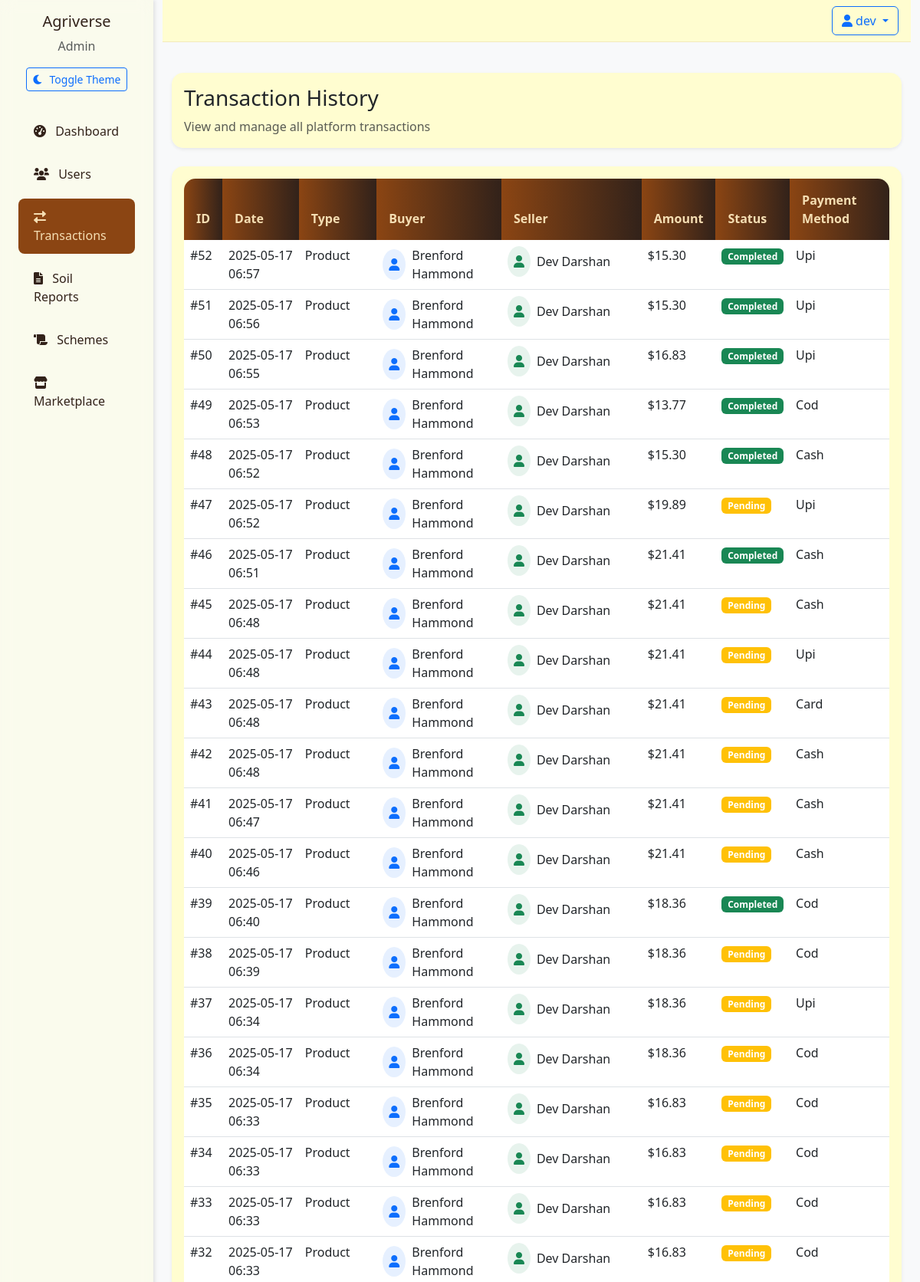
Page /admin/transactions (signed in, upper part) on the committed database.
### app/models/__init__.py (models this page shows)
class User(UserMixin, db.Model):
    id = db.Column(db.Integer, primary_key=True)
    email = db.Column(db.String(120), unique=True, nullable=False)
    password_hash = db.Column(db.String(128), nullable=False)
    name = db.Column(db.String(100), nullable=False)
    role = db.Column(db.String(20), nullable=False)  # 'farmer', 'investor', 'admin'
    created_at = db.Column(db.DateTime, default=datetime.utcnow)
    is_active = db.Column(db.Boolean, default=True)
    is_verified = db.Column(db.Boolean, default=False)
    wallet_balance = db.Column(db.Float, default=0.0)  # User's wallet balance
    farm_name = db.Column(db.String(100))
    farm_location = db.Column(db.String(200))
    farm_size = db.Column(db.Float)  # in acres
    company_name = db.Column(db.String(100))
    investment_capacity = db.Column(db.Float)
    products = db.relationship('Product', backref='seller', lazy=True)
    investments_made = db.relationship('Investment',
                                     backref='investor',
                                     lazy=True,
                                     foreign_keys='Investment.investor_id')
    investments_received = db.relationship('Investment',
                                         backref='farmer',
                                         lazy=True,
                                         foreign_keys='Investment.farmer_id')
    soil_reports = db.relationship('SoilReport', backref='farmer', lazy=True)

class Transaction(db.Model):
    id = db.Column(db.Integer, primary_key=True)
    buyer_id = db.Column(db.Integer, db.ForeignKey('user.id'), nullable=False)
    seller_id = db.Column(db.Integer, db.ForeignKey('user.id'), nullable=False)
    product_id = db.Column(db.Integer, db.ForeignKey('product.id'))
    investment_id = db.Column(db.Integer, db.ForeignKey('investment.id'))
    amount = db.Column(db.Float, nullable=False)
    quantity = db.Column(db.Float, nullable=True)  # Added quantity field
    transaction_type = db.Column(db.String(20), nullable=False)  # product, investment
    status = db.Column(db.String(20), default='pending')  # pending, completed, failed
    payment_method = db.Column(db.String(20))
    payment_id = db.Column(db.String(100))  # Stripe/Razorpay payment ID
    created_at = db.Column(db.DateTime, default=datetime.utcnow)
    buyer = db.relationship('User', foreign_keys=[buyer_id], backref='purchases')
    seller = db.relationship('User', foreign_keys=[seller_id], backref='sales')
    product = db.relationship('Product', backref='transactions')
    investment = db.relationship('Investment', backref='transactions')

### app/routes/admin.py (the view)
@admin_bp.route('/admin/transactions')
@login_required
@admin_required
def transactions():
    try:
        transactions = Transaction.query.filter(
            Transaction.status.in_(['pending', 'completed', 'failed']),
            Transaction.amount != None,
            Transaction.created_at != None
        ).order_by(Transaction.created_at.desc()).all()
        return render_template('admin/transactions.html', transactions=transactions)
    except Exception as e:
        print(f"Admin Transactions Error: {str(e)}")  # Log the error
        flash('An error occurred while loading transactions. Please try again.', 'error')
        return redirect(url_for('admin.dashboard'))

### app/__init__.py (called while the page is built)
@login_manager.user_loader
def load_user(user_id):
    return User.query.get(int(user_id))

### app/routes/admin.py (called while the page is built)
def admin_required(f):
    @wraps(f)
    def decorated_function(*args, **kwargs):
        if not current_user.is_authenticated or current_user.role != 'admin':
            flash('You do not have permission to access this page.', 'error')
            return redirect(url_for('main.index'))
        return f(*args, **kwargs)
    return decorated_function

### app/templates/admin/transactions.html (shortened to what this page needs)
{% extends "base.html" %}
{% block content %}
<div class="container-fluid py-4">
    <div class="row mb-4">
        <div class="col-12">
            <div class="card border-0 shadow-sm">
                <div class="card-body">
                    <h1 class="h3 mb-2">Transaction History</h1>
                    <p class="text-muted mb-0">View and manage all platform transactions</p>
                </div>
            </div>
        </div>
    </div>
    <div class="row">
        <div class="col-12">
            <div class="card border-0 shadow-sm">
                <div class="card-body">
                    <div class="table-responsive">
                        <table class="table table-hover">
                            <thead>
                                <tr>
                                    <th>ID</th>
                                    <th>Date</th>
                                    <th>Type</th>
                                    <th>Buyer</th>
                                    <th>Seller</th>
                                    <th>Amount</th>
                                    <th>Status</th>
                                    <th>Payment Method</th>
                                </tr>
                            </thead>
                            <tbody>
                                {% for transaction in transactions %}
                                <tr>
                                    <td>#{{ transaction.id }}</td>
                                    <td>{{ transaction.created_at.strftime('%Y-%m-%d %H:%M') if transaction.created_at else 'N/A' }}</td>
                                    <td>{{ transaction.transaction_type|default('Unknown')|title }}</td>
                                    <td>
                                        {% if transaction.buyer %}
                                            <div class="d-flex align-items-center">
                                                <div class="avatar-sm bg-primary bg-opacity-10 rounded-circle p-2 me-2">
                                                    <i class="fas fa-user text-primary"></i>
                                                </div>
                                                {{ transaction.buyer.name }}
                                            </div>
                                        {% else %}
                                            <span class="text-muted">Unknown</span>
                                        {% endif %}
                                    </td>
                                    <td>
                                        {% if transaction.seller %}
                                            <div class="d-flex align-items-center">
                                                <div class="avatar-sm bg-success bg-opacity-10 rounded-circle p-2 me-2">
                                                    <i class="fas fa-user text-success"></i>
                                                </div>
                                                {{ transaction.seller.name }}
                                            </div>
                                        {% else %}
                                            <span class="text-muted">Unknown</span>
                                        {% endif %}
                                    </td>
                                    <td>${{ "%.2f"|format(transaction.amount|float) }}</td>
                                    <td>
                                        {% set status_colors = {
                                            'pending': 'warning',
                                            'completed': 'success',
                                            'failed': 'danger'
                                        } %}
                                        <span class="badge bg-{{ status_colors.get(transaction.status, 'secondary') }}">
                                            {{ transaction.status|default('Unknown')|title }}
                                        </span>
                                    </td>
                                    <td>
                                        {% if transaction.payment_method %}
                                            <span class="text-capitalize">{{ transaction.payment_method }}</span>
                                        {% else %}
                                            <span class="text-muted">N/A</span>
                                        {% endif %}
                                    </td>
                                </tr>
                                {% endfor %}
                            </tbody>
                        </table>
                    </div>
                </div>
            </div>
        </div>
    </div>
</div>
{% endblock %}

### app/templates/base.html (shortened to what this page needs)
<!DOCTYPE html>
<html lang="en" data-bs-theme="light">
<head>
    <link href="https://cdn.jsdelivr.net/npm/bootstrap@5.3.0/dist/css/bootstrap.min.css" rel="stylesheet">
    <link href="https://cdnjs.cloudflare.com/ajax/libs/font-awesome/6.0.0/css/all.min.css" rel="stylesheet">
    <link href="{{ url_for('static', filename='css/style.css') }}" rel="stylesheet">
</head>
<body>
    <div class="container-fluid">
        <div class="row">
            {% if current_user.is_authenticated %}
            <div class="col-md-2 sidebar">
                <div class="d-flex flex-column">
                    <div class="text-center mb-4">
                        <h5 class="mb-2">Agriverse</h5>
                        <p class="text-muted mb-3">{{ current_user.role|title }}</p>
                        <button id="theme-toggle" class="btn btn-sm btn-outline-primary">
                            <i class="fas fa-moon me-2"></i>Toggle Theme
                        </button>
                    </div>
                    {% if current_user.role == 'admin' %}
                    <a href="{{ url_for('admin.dashboard') }}" class="nav-link {% if request.endpoint == 'admin.dashboard' %}active{% endif %}">
                        <i class="fas fa-tachometer-alt me-2"></i> Dashboard
                    </a>
                    <a href="{{ url_for('admin.users') }}" class="nav-link {% if request.endpoint == 'admin.users' %}active{% endif %}">
                        <i class="fas fa-users me-2"></i> Users
                    </a>
                    <a href="{{ url_for('admin.transactions') }}" class="nav-link {% if request.endpoint == 'admin.transactions' %}active{% endif %}">
                        <i class="fas fa-exchange-alt me-2"></i> Transactions
                    </a>
                    <a href="{{ url_for('admin.soil_reports') }}" class="nav-link {% if request.endpoint == 'admin.soil_reports' %}active{% endif %}">
                        <i class="fas fa-file-alt me-2"></i> Soil Reports
                    </a>
                    <a href="{{ url_for('admin.schemes') }}" class="nav-link {% if request.endpoint == 'admin.schemes' %}active{% endif %}">
                        <i class="fas fa-scroll me-2"></i> Schemes
                    </a>
                    {% endif %}
                    {% if current_user.role != 'farmer' %}
                    <a href="{{ url_for('main.marketplace') }}" class="nav-link {% if request.endpoint == 'main.marketplace' %}active{% endif %}">
                        <i class="fas fa-store me-2"></i> Marketplace
                    </a>
                    {% endif %}
                </div>
            </div>
            {% endif %}
            <div class="col-md-{% if current_user.is_authenticated %}10{% else %}12{% endif %}">
                <nav class="navbar navbar-expand-lg mb-3">
                    <div class="container-fluid px-3">
                        <div class="ms-auto d-flex align-items-center gap-2">
                            {% if current_user.is_authenticated %}
                            <div class="dropdown">
                                <button class="btn btn-outline-primary dropdown-toggle" type="button" id="userDropdown" data-bs-toggle="dropdown">
                                    <i class="fas fa-user me-1"></i>{{ current_user.name }}
                                </button>
                            </div>
                            {% endif %}
                        </div>
                    </div>
                </nav>
                {% block content %}{% endblock %}
            </div>
        </div>
    </div>
</body>
</html>

### app/static/css/style.css (style rules this page uses)
:root { --earth-brown: #8B4513; --soil-dark: #32221A; --wheat-gold: #F5DEB3; --leaf-green: #556B2F; --cream: #FFFDD0; --sky-blue: #87CEEB; --transition-speed: 0.3s; --bg-light: #f8f9fa; --bg-dark: #1a1a1a; --text-light: #32221A; --text-dark: #F5DEB3; --sidebar-light: rgba(255, 253, 208, 0.3); --sidebar-dark: rgba(50, 34, 26, 0.95); }
[data-bs-theme="light"] { --bg-color: var(--bg-light); --text-color: var(--text-light); --sidebar-bg: var(--sidebar-light); --card-bg: rgba(255, 253, 208, 0.98); --border-color: rgba(139, 69, 19, 0.1); }
body { min-height: 100vh; display: flex; flex-direction: column; font-family: 'Segoe UI', Tahoma, Geneva, Verdana, sans-serif; background-color: var(--bg-color); color: var(--text-color); transition: background-color var(--transition-speed), color var(--transition-speed); }
.navbar { backdrop-filter: blur(10px); -webkit-backdrop-filter: blur(10px); border-bottom: 1px solid var(--border-color); padding: 0.5rem 0; background-color: var(--card-bg); }
.nav-link { color: var(--text-color); padding: 0.75rem 1.25rem; border-radius: 0.5rem; margin: 0.25rem 0.75rem; transition: all var(--transition-speed); }
.nav-link.active { background-color: var(--earth-brown); color: var(--wheat-gold); }
.sidebar { min-height: 100vh; background-color: var(--sidebar-bg); padding-top: 1rem; transition: background-color var(--transition-speed); box-shadow: 2px 0 5px rgba(0, 0, 0, 0.1); backdrop-filter: blur(10px); -webkit-backdrop-filter: blur(10px); }
.card { border: none; border-radius: 15px; background: var(--card-bg); backdrop-filter: blur(10px); box-shadow: 0 4px 15px rgba(0, 0, 0, 0.1); transition: all 0.3s ease; }
.table { background-color: var(--card-bg); border-radius: 15px; overflow: hidden; box-shadow: 0 2px 10px rgba(0, 0, 0, 0.05); }
.table thead th { background: linear-gradient(to right, var(--earth-brown), var(--soil-dark)); color: var(--wheat-gold); border: none; padding: 1rem; }

### rows in the picture
User: role "Admin", name "dev"
Transaction: amount "15.30"
Transaction: amount "15.30"
Transaction: amount "16.83"
Transaction: amount "13.77"
Transaction: amount "15.30"
Transaction: amount "19.89"
Transaction: amount "21.41"
Transaction: amount "21.41"
Transaction: amount "21.41"
Transaction: amount "21.41"
Transaction: amount "21.41"
Transaction: amount "21.41"
Transaction: amount "21.41"
Transaction: amount "18.36"
Transaction: amount "18.36"
Transaction: amount "18.36"
Transaction: amount "18.36"
Transaction: amount "16.83"
Transaction: amount "16.83"
Transaction: amount "16.83"
Transaction: amount "16.83"
